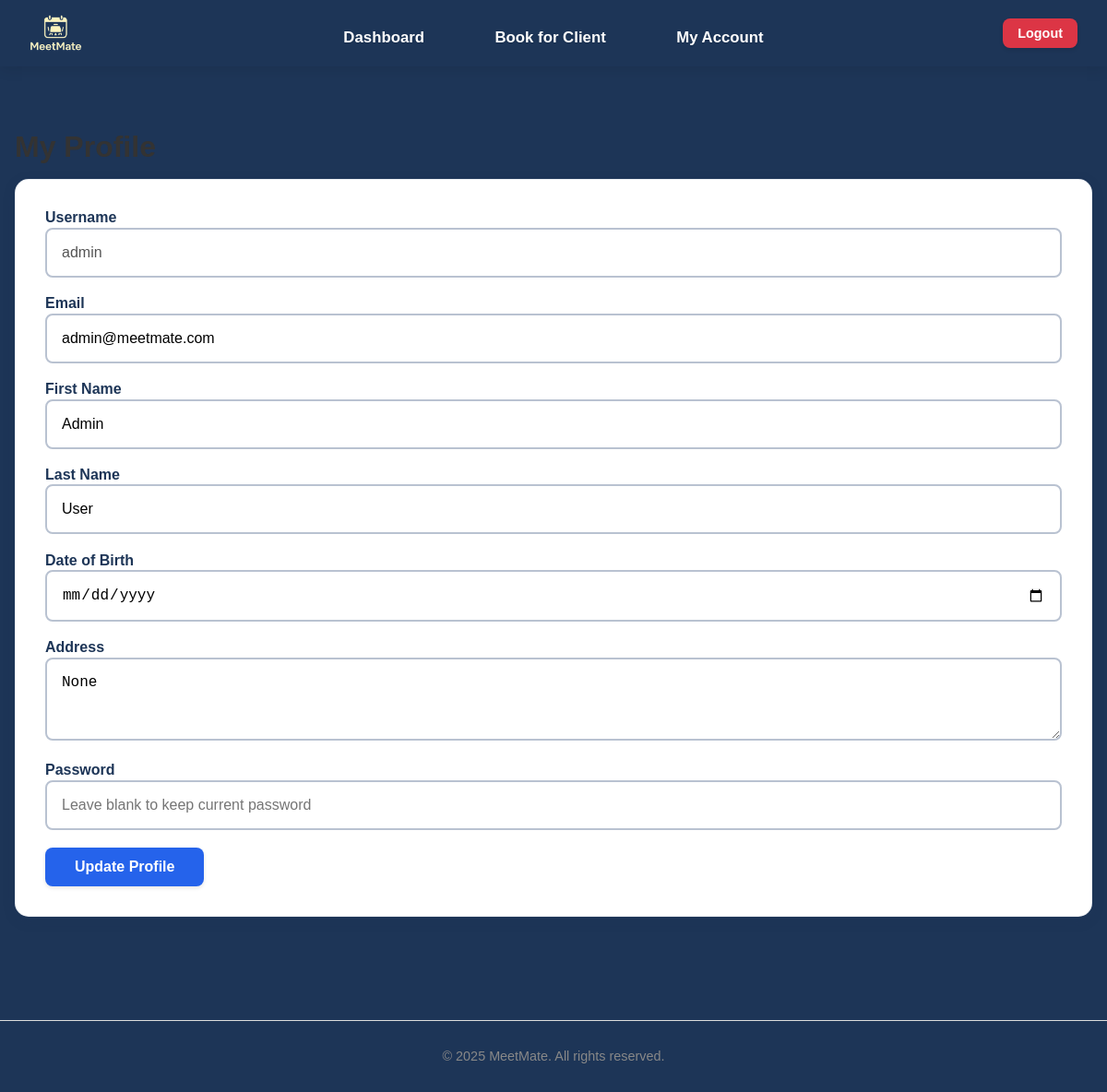
The page /profile (signed in) on the database as committed earlier.
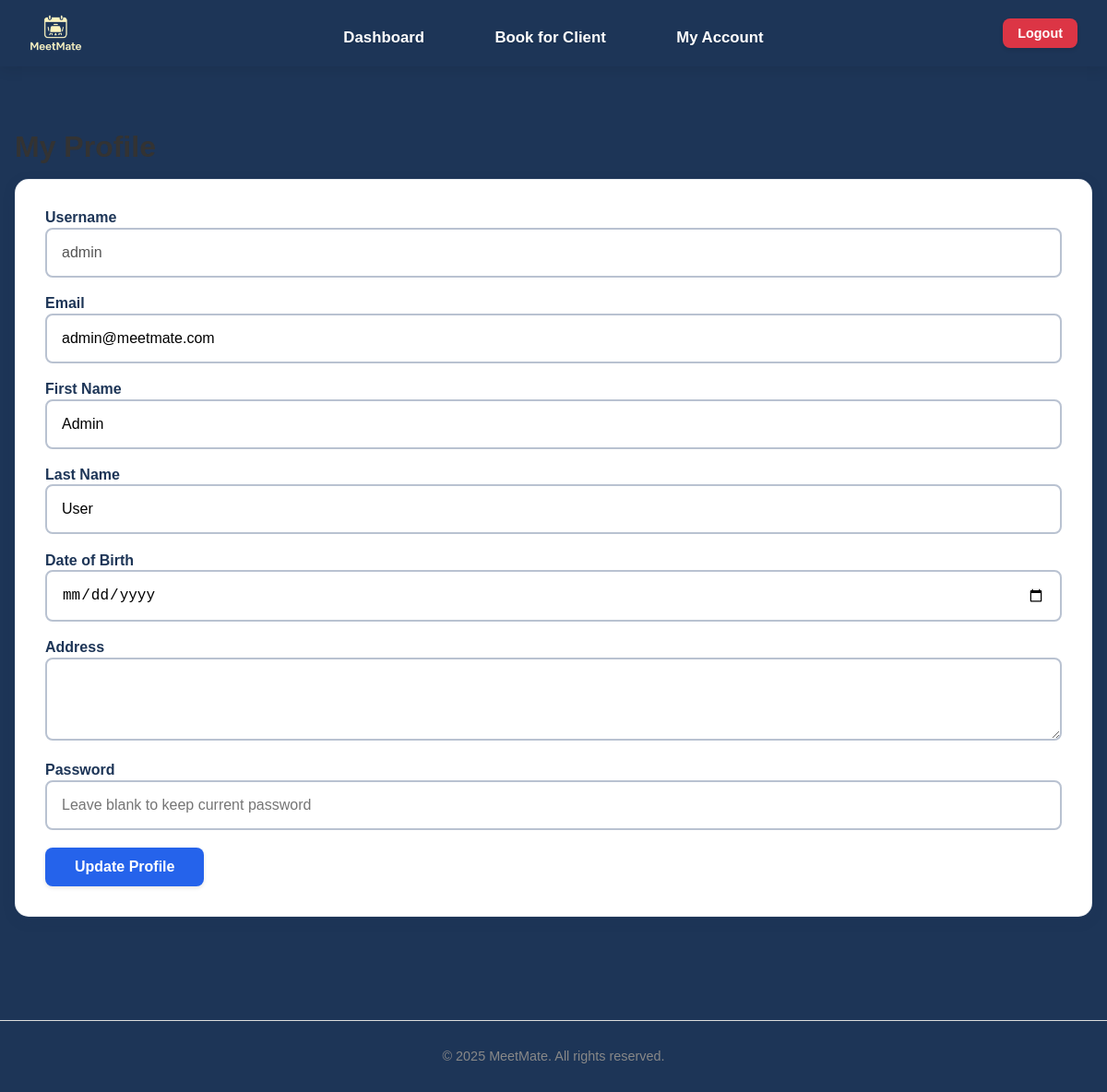
The same page on the database as committed later.
### tables this page shows
CREATE TABLE users (
                id INTEGER PRIMARY KEY AUTOINCREMENT,
                username TEXT NOT NULL UNIQUE,
                email TEXT NOT NULL UNIQUE,
                password TEXT NOT NULL,
                firstname TEXT,
                lastname TEXT,
                dob TEXT,
                address TEXT,
                role TEXT DEFAULT 'user'
            );

### app.py (the view, shortened to what this page needs)
@app.route('/profile', methods=['GET', 'POST'])
@login_required
def profile():
    user = get_user_by_id(session['user_id'])
    if not user:
        flash('User not found', 'error')
        return redirect(url_for('logout'))
    if request.method == 'GET':
        return render_template('profile.html', user=user)

### app.py (called while the page is built)
def get_database_path():
    app_directory = app.root_path
    instance_directory = os.path.join(app_directory, 'instance')
    os.makedirs(instance_directory, exist_ok=True)
    database_path = os.path.join(instance_directory, 'meetmate.db')
    return database_path

def get_database_connection():
    db_path = get_database_path()
    connection = sqlite3.connect(db_path)
    connection.row_factory = sqlite3.Row
    return connection

def get_user_by_id(user_id):
    connection = get_database_connection()
    cursor = connection.cursor()
    cursor.execute("SELECT * FROM users WHERE id = ?", (user_id,))
    user = cursor.fetchone()
    connection.close()
    if user:
        return dict(user)
    return None

### templates/profile.html (shortened to what this page needs)
{% extends "base.html" %}
{% block content %}
<div class="profile-page">
    <h1>My Profile</h1>
    <div class="profile-form">
        <form method="POST" action="{{ url_for('profile') }}" class="form">
            <div class="form-group">
                <label for="username">Username</label>
                <input type="text" id="username" value="{{ user.username }}" disabled>
            </div>
            <div class="form-group">
                <label for="email">Email</label>
                <input type="email" id="email" name="email" value="{{ user.email }}" required>
            </div>
            <div class="form-group">
                <label for="firstname">First Name</label>
                <input type="text" id="firstname" name="firstname" value="{{ user.firstname or '' }}">
            </div>
            <div class="form-group">
                <label for="lastname">Last Name</label>
                <input type="text" id="lastname" name="lastname" value="{{ user.lastname or '' }}">
            </div>
            <div class="form-group">
                <label for="dob">Date of Birth</label>
                <input type="date" id="dob" name="dob" value="{{ user.dob or '' }}">
            </div>
            <div class="form-group">
                <label for="address">Address</label>
                <textarea id="address" name="address" rows="3">{{ user.address or '' }}</textarea>
            </div>
            <div class="form-group">
                <label for="password">Password</label>
                <input type="password" id="password" name="password" placeholder="Leave blank to keep current password">
            </div>
            <div class="form-group">
                <button type="submit" class="btn btn-primary">Update Profile</button>
            </div>
        </form>
    </div>
</div>
{% endblock %}

Rows that differ between the two databases and show on the page:
changed users "admin": address "None" → (not shown)
